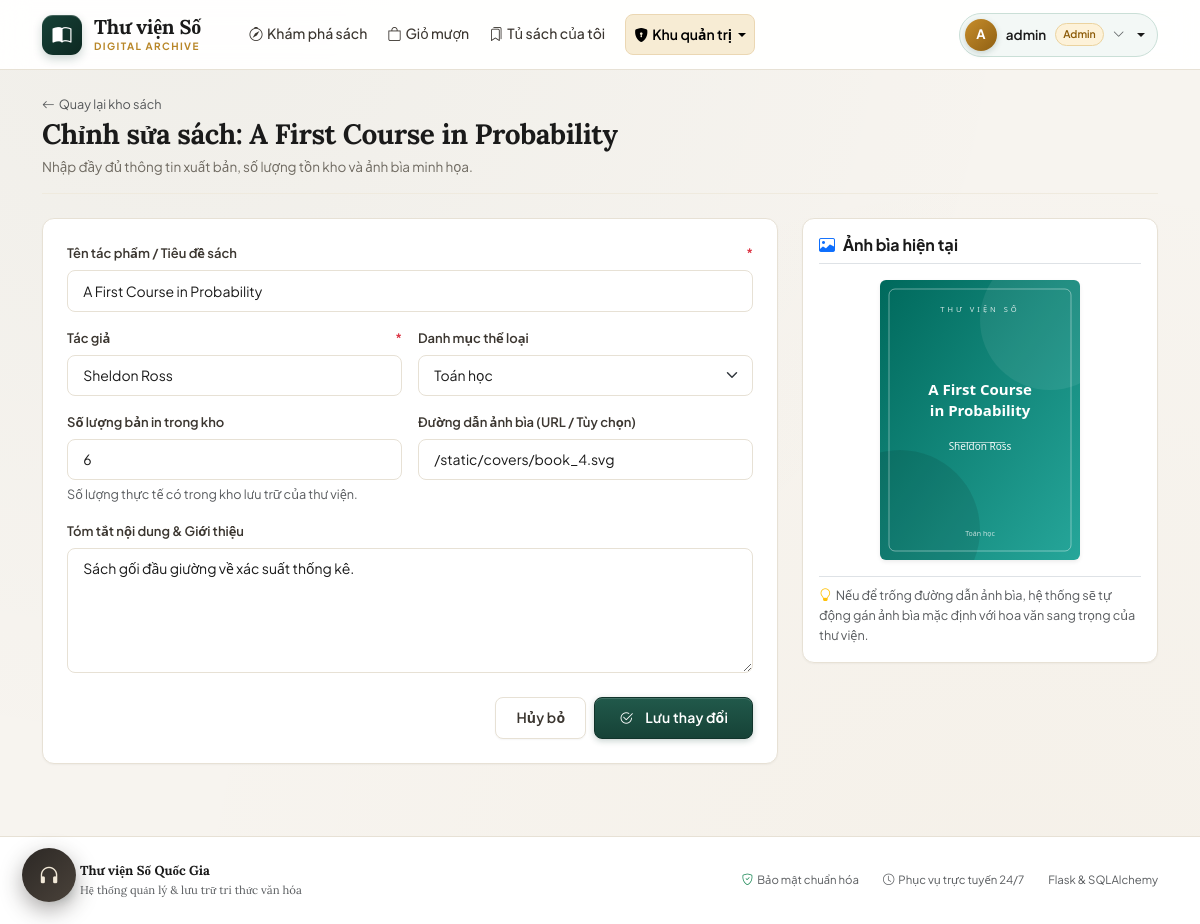
The page /admin/books/4/edit (signed in) on the database its author committed.
### models.py (models this page shows, shortened)
class User(db.Model, UserMixin):
    __tablename__ = 'users'
    id = db.Column(db.Integer, primary_key=True)
    username = db.Column(db.String(80), unique=True, nullable=False, index=True)
    email = db.Column(db.String(120), unique=True, nullable=True)
    password_hash = db.Column(db.String(255), nullable=False)
    role = db.Column(db.String(20), nullable=False, default='user')
    is_active = db.Column(db.Boolean, nullable=False, default=True)
    created_at = db.Column(db.DateTime, default=now, nullable=False)
    borrow_requests = db.relationship('BorrowRequest', back_populates='user', lazy='dynamic')
    reviews = db.relationship('Review', back_populates='author', lazy='dynamic')
    @property
    def is_admin(self):
        return self.role == 'admin'

class Book(db.Model):
    __tablename__ = 'books'
    id = db.Column(db.Integer, primary_key=True)
    title = db.Column(db.String(200), nullable=False, index=True)
    author = db.Column(db.String(150), nullable=False, index=True)
    description = db.Column(db.Text, nullable=False, default='')
    quantity = db.Column(db.Integer, nullable=False, default=0)
    cover_url = db.Column(db.String(300), nullable=True)
    category_id = db.Column(db.Integer, db.ForeignKey('categories.id'), nullable=True)
    created_at = db.Column(db.DateTime, default=now, nullable=False)
    mood = db.Column(db.String(30), nullable=True, index=True)
    pages = db.Column(db.Integer, nullable=True, default=0)
    condition_note = db.Column(db.String(300), nullable=True, default='')
    times_borrowed = db.Column(db.Integer, nullable=False, default=0)
    librarian_note = db.Column(db.String(400), nullable=True, default='')
    librarian_note_by = db.Column(db.String(80), nullable=True, default='')
    spine_color = db.Column(db.String(9), nullable=True, default='')
    category = db.relationship('Category', back_populates='books')
    borrow_requests = db.relationship('BorrowRequest', backref='book', lazy='dynamic')
    reviews = db.relationship('Review', backref='book', lazy='dynamic')
    @property
    def cover(self):
        if self.cover_url:
            return self.cover_url
        if has_request_context():
            return url_for('static', filename='covers/default.svg')
        return '/static/covers/default.svg'

class Category(db.Model):
    __tablename__ = 'categories'
    id = db.Column(db.Integer, primary_key=True)
    name = db.Column(db.String(100), unique=True, nullable=False)
    books = db.relationship('Book', back_populates='category')

### admin.py (the view, shortened to what this page needs)
@admin_bp.route('/books/<int:book_id>/edit', methods=['GET', 'POST'])
@admin_required
def book_edit(book_id):
    book = db.get_or_404(Book, book_id)
    categories = Category.query.order_by(Category.name).all()
    return render_template('admin/book_form.html', book=book, categories=categories, form=None)

### admin.py (called while the page is built)
def admin_required(view):
    @wraps(view)
    @login_required
    def wrapper(*args, **kwargs):
        if not current_user.is_admin:
            abort(403)
        return view(*args, **kwargs)
    return wrapper

### templates/admin/book_form.html (shortened to what this page needs)
{% extends 'base.html' %}
{% block content %}
<div class="page-head">
  <div>
    <div class="d-flex align-items-center gap-2 mb-1">
      <a href="{{ url_for('admin.books') }}" class="text-muted text-decoration-none small">
        <i class="bi bi-arrow-left me-1"></i>Quay lại kho sách
      </a>
    </div>
    <h1 class="page-title">{{ 'Chỉnh sửa sách: ' ~ book.title if book else 'Thêm sách mới vào kho' }}</h1>
    <p class="page-sub">Nhập đầy đủ thông tin xuất bản, số lượng tồn kho và ảnh bìa minh họa.</p>
  </div>
</div>
<div class="row g-4">
  <div class="col-lg-8">
    <div class="card p-4">
      <form method="post">
        {% set f = form or {} %}
        <div class="mb-3">
          <label for="title" class="form-label">Tên tác phẩm / Tiêu đề sách <span class="text-danger">*</span></label>
          <input type="text" id="title" name="title" class="form-control" required
                 placeholder="Ví dụ: Lược Sử Thời Gian"
                 value="{{ f.get('title') if f else (book.title if book else '') }}">
        </div>
        <div class="row g-3 mb-3">
          <div class="col-md-6">
            <label for="author" class="form-label">Tác giả <span class="text-danger">*</span></label>
            <input type="text" id="author" name="author" class="form-control" required
                   placeholder="Ví dụ: Stephen Hawking"
                   value="{{ f.get('author') if f else (book.author if book else '') }}">
          </div>
          <div class="col-md-6">
            <label for="category_id" class="form-label">Danh mục thể loại</label>
            <select id="category_id" name="category_id" class="form-select">
              {% for cat in categories %}
              <option value="{{ cat.id }}"
                {% if (f.get('category_id') is not none and f.get('category_id')|string == cat.id|string) or (book and book.category_id == cat.id) %}selected{% endif %}>
                {{ cat.name }}
              </option>
              {% endfor %}
            </select>
          </div>
        </div>
        <div class="row g-3 mb-3">
          <div class="col-md-6">
            <label for="quantity" class="form-label">Số lượng bản in trong kho</label>
            <input type="number" id="quantity" name="quantity" class="form-control" min="0" required
                   value="{{ f.get('quantity') if f else (book.quantity if book else 5) }}">
            <div class="form-text small text-muted">Số lượng thực tế có trong kho lưu trữ của thư viện.</div>
          </div>
          <div class="col-md-6">
            <label for="cover_url" class="form-label">Đường dẫn ảnh bìa (URL / Tùy chọn)</label>
            <input type="text" id="cover_url" name="cover_url" class="form-control"
                   placeholder="/static/covers/default.svg hoặc URL ngoài"
                   value="{{ f.get('cover_url') if f else (book.cover_url if book else '') }}">
          </div>
        </div>
        <div class="mb-4">
          <label for="description" class="form-label">Tóm tắt nội dung &amp; Giới thiệu</label>
          <textarea id="description" name="description" class="form-control" rows="5"
                    placeholder="Mô tả sơ lược về tác phẩm, thông điệp chính và giá trị độc giả nhận được...">{{ f.get('description') if f else (book.description if book else '') }}</textarea>
        </div>
        <div class="d-flex gap-2 justify-content-end">
          <a href="{{ url_for('admin.books') }}" class="btn btn-outline-secondary">Hủy bỏ</a>
          <button type="submit" class="btn btn-primary px-4">
            <i class="bi bi-check2-circle me-1"></i>{{ 'Lưu thay đổi' if book else 'Tạo sách mới' }}
          </button>
        </div>
      </form>
    </div>
  </div>
  <div class="col-lg-4">
    <div class="card p-3">
      <div class="card-header bg-white px-0 pt-0 pb-2 border-bottom">
        <h6 class="mb-0 fw-bold"><i class="bi bi-image me-2 text-primary"></i>Ảnh bìa hiện tại</h6>
      </div>
      <div class="text-center py-3">
        <img src="{{ book.cover if book else url_for('static', filename='covers/default.svg') }}"
             alt="Bìa sách" class="img-fluid rounded shadow-sm" style="max-height: 280px; aspect-ratio: 400/560; object-fit: cover;">
      </div>
      <div class="small text-muted border-top pt-2">
        <i class="bi bi-lightbulb text-warning me-1"></i>Nếu để trống đường dẫn ảnh bìa, hệ thống sẽ tự động gán ảnh bìa mặc định với hoa văn sang trọng của thư viện.
      </div>
    </div>
  </div>
</div>
{% endblock %}

### templates/base.html (shortened to what this page needs)
<!doctype html>
<html lang="vi">
<head>
  <link href="https://cdn.jsdelivr.net/npm/bootstrap@5.3.3/dist/css/bootstrap.min.css" rel="stylesheet">
  <link href="https://cdn.jsdelivr.net/npm/bootstrap-icons@1.11.3/font/bootstrap-icons.min.css" rel="stylesheet">
  <link href="{{ url_for('static', filename='css/style.css') }}" rel="stylesheet">
</head>
<body>
{% set ep = request.endpoint or '' %}
<nav class="navbar navbar-expand-lg sticky-top">
  <div class="container">
    <a class="navbar-brand" href="{{ url_for('user.home') }}">
      <span class="brand-mark"><i class="bi bi-book-half"></i></span>
      <div class="brand-text">
        <span class="brand-name">Thư viện Số</span>
        <span class="brand-tag">DIGITAL ARCHIVE</span>
      </div>
    </a>
    <div class="collapse navbar-collapse" id="mainNav">
      <ul class="navbar-nav me-auto ps-lg-4 gap-lg-1">
        <li class="nav-item">
          <a class="nav-link {{ 'active' if ep == 'user.home' }}" href="{{ url_for('user.home') }}">
            <i class="bi bi-compass me-1"></i>Khám phá sách
          </a>
        </li>
        {% if current_user.is_authenticated %}
          {% if has_endpoint('user.cart') %}
          <li class="nav-item">
            <a class="nav-link position-relative {{ 'active' if ep == 'user.cart' }}" href="{{ url_for('user.cart') }}">
              <i class="bi bi-bag me-1"></i>Giỏ mượn
            </a>
          </li>
          {% endif %}
          {% if has_endpoint('user.dashboard') %}
          <li class="nav-item">
            <a class="nav-link {{ 'active' if ep == 'user.dashboard' }}" href="{{ url_for('user.dashboard') }}">
              <i class="bi bi-bookmarks me-1"></i>Tủ sách của tôi
            </a>
          </li>
          {% endif %}
        {% endif %}
        {% if current_user.is_authenticated and current_user.is_admin %}
        <li class="nav-item dropdown ms-lg-2">
          <a class="nav-link dropdown-toggle admin-nav-item {{ 'active' if ep.startswith('admin') }}" href="#"
             data-bs-toggle="dropdown" aria-expanded="false">
            <i class="bi bi-shield-lock-fill me-1"></i>Khu quản trị
          </a>
        </li>
        {% endif %}
      </ul>
      <ul class="navbar-nav align-items-lg-center gap-2">
        {% if current_user.is_authenticated %}
        <li class="nav-item dropdown">
          <a class="user-chip dropdown-toggle {{ 'is-admin' if current_user.is_admin else '' }}" href="#" data-bs-toggle="dropdown" aria-expanded="false">
            <span class="avatar">{{ current_user.username[:1]|upper }}</span>
            <span class="d-none d-lg-inline">{{ current_user.username }}</span>
            {% if current_user.is_admin %}
            <span class="user-badge-mini user-badge-admin">Admin</span>
            {% else %}
            <span class="user-badge-mini user-badge-user">Độc giả</span>
            {% endif %}
            <i class="bi bi-chevron-down small text-muted"></i>
          </a>
        </li>
        {% endif %}
      </ul>
    </div>
  </div>
</nav>
{% block page %}
<div class="container py-4 main-container">
  {% block content %}{% endblock %}
</div>
{% endblock %}
<footer class="site-footer">
  <div class="container d-flex flex-wrap justify-content-between align-items-center gap-3">
    <div class="brand-small">
      <span class="brand-mark"><i class="bi bi-book-half"></i></span>
      <div>
        <span>Thư viện Số Quốc Gia</span>
        <div class="small fw-normal text-muted">Hệ thống quản lý &amp; lưu trữ tri thức văn hóa</div>
      </div>
    </div>
    <div class="d-flex align-items-center gap-4 text-muted small">
      <span><i class="bi bi-shield-check text-success me-1"></i>Bảo mật chuẩn hóa</span>
      <span><i class="bi bi-clock me-1"></i>Phục vụ trực tuyến 24/7</span>
      <span>Flask &amp; SQLAlchemy</span>
    </div>
  </div>
</footer>
<div class="nook" id="nook" data-playing="">
  <button class="nook-fab" id="nookToggle" type="button"
          aria-expanded="false" aria-controls="nookPanel"
          title="Góc Đọc Sách — âm thanh nền & Chế độ Tập trung">
    <i class="bi bi-headphones"></i>
  </button>
</div>
</body>
</html>

### rows shown on the page
User: username "A", username "admin"
Book: title "Chỉnh sửa sách: A First Course in Probability", title "A First Course in Probability", author "Sheldon Ross", category_id "Toán học", quantity "6", cover_url "/static/covers/book_4.svg", description "Sách gối đầu giường về xác suất thống kê.", cover_url (picture)

### other values the page prints
{{ 'Lưu thay đổi' if book else 'Tạo sách mới' }} "Lưu thay đổi"
